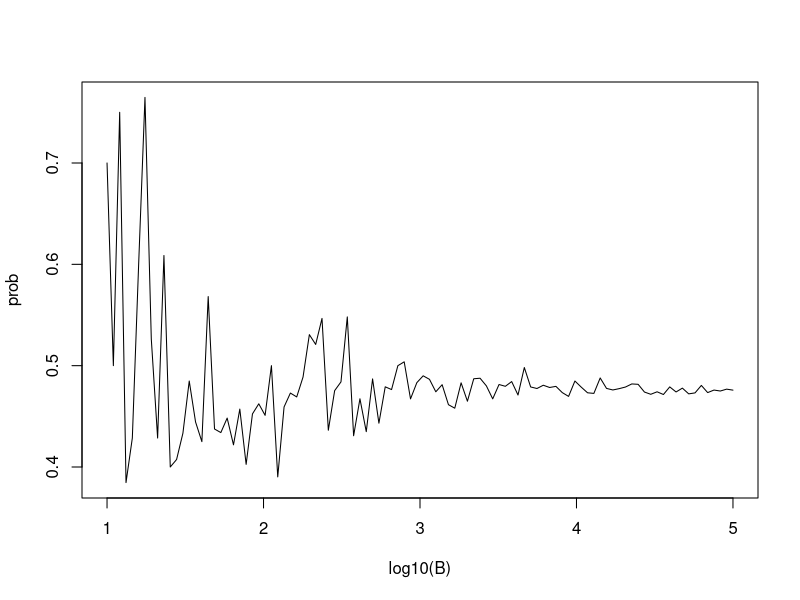

The R script that drew this image:
# Estimating the required size for our sample size :
B <- 10^seq(1, 5, len = 100)    # defines vector of many B values
compute_prob <- function(B, n = 22){    # function to run Monte Carlo simulation with each B
  same_day <- replicate(B, {
    bdays <- sample(1:365, n, replace = TRUE)
    any(duplicated(bdays))
  })
  mean(same_day)
}

prob <- sapply(B, compute_prob)    # apply compute_prob to many values of B
plot(log10(B), prob, type = "l")    # plot a line graph of estimates 

# when the probability stays stable, we have a good size 



# Exo on monte carlo simulation, with the replicate function
# This line of example code simulates four independent random games where the Celtics either lose or win. Copy this example code to use within the `replicate` function.
simulated_games <- sample(c("lose","win"), 4, replace = TRUE, prob = c(0.6, 0.4))
# The variable 'B' specifies the number of times we want the simulation to run. Let's run the Monte Carlo simulation 10,000 times.
B <- 10000
# Use the `set.seed` function to make sure your answer matches the expected result after random sampling.
set.seed(1)
# Create an object called `celtic_wins` that replicates two steps for B iterations: (1) generating a random four-game series `simulated_games` using the example code, then (2) determining whether the simulated series contains at least one win for the Celtics.
celtic_wins <- replicate(B, {
  simulated_games <- sample(c("lose","win"), 4, replace = TRUE, prob = c(0.6, 0.4))
  any(simulated_games == 'win')})
# Calculate the frequency out of B iterations that the Celtics won at least one game. Print your answer to the console.
mean(celtic_wins)